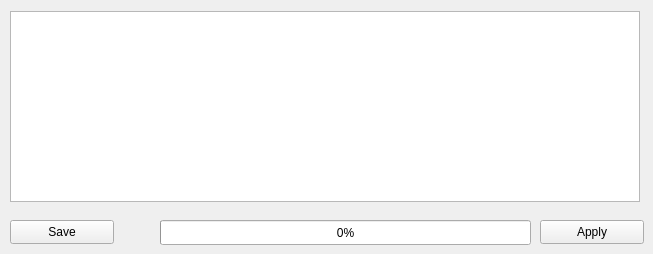
       <widget class="QWidget" name="tab_5">
        <attribute name="title">
         <string>Standard</string>
        </attribute>
        <widget class="QTableWidget" name="EnvWeighTableWidget">
         <property name="geometry">
          <rect>
           <x>10</x>
           <y>11</y>
           <width>630</width>
           <height>191</height>
          </rect>
         </property>
         <property name="sizePolicy">
          <sizepolicy hsizetype="Expanding" vsizetype="Expanding">
           <horstretch>0</horstretch>
           <verstretch>0</verstretch>
          </sizepolicy>
         </property>
         <property name="acceptDrops">
          <bool>false</bool>
         </property>
         <property name="dragEnabled">
          <bool>true</bool>
         </property>
         <property name="dragDropMode">
          <enum>QAbstractItemView::DragDrop</enum>
         </property>
         <property name="gridStyle">
          <enum>Qt::DotLine</enum>
         </property>
         <property name="rowCount">
          <number>0</number>
         </property>
         <attribute name="horizontalHeaderCascadingSectionResizes">
          <bool>false</bool>
         </attribute>
         <attribute name="verticalHeaderCascadingSectionResizes">
          <bool>false</bool>
         </attribute>
         <attribute name="verticalHeaderHighlightSections">
          <bool>true</bool>
         </attribute>
        </widget>
        <widget class="QPushButton" name="EnvGetWeightBtn">
         <property name="geometry">
          <rect>
           <x>540</x>
           <y>220</y>
           <width>104</width>
           <height>24</height>
          </rect>
         </property>
         <property name="maximumSize">
          <size>
           <width>104</width>
           <height>16777215</height>
          </size>
         </property>
         <property name="text">
          <string>Apply</string>
         </property>
        </widget>
        <widget class="QProgressBar" name="EnvProgressBar">
         <property name="geometry">
          <rect>
           <x>160</x>
           <y>220</y>
           <width>371</width>
           <height>25</height>
          </rect>
         </property>
         <property name="value">
          <number>0</number>
         </property>
        </widget>
        <widget class="QPushButton" name="EnvSaveCfgBtn">
         <property name="geometry">
          <rect>
           <x>10</x>
           <y>220</y>
           <width>104</width>
           <height>24</height>
          </rect>
         </property>
         <property name="text">
          <string>Save</string>
         </property>
        </widget>
       </widget>
